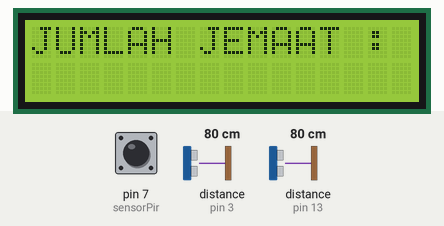
This sketch was run on a simulated Arduino Uno, built with avr-gcc and run on an emulated ATmega328P. Parts: 16×2 character LCD. Wiring (inferred from the names in the program): 2 × ultrasonic range finder: trigger pin 2, echo pin 3 / trigger pin 12, echo pin 13. The inputs (shaded band) are chosen by the test bench; at power-on: pin 7 (sensorPir) LOW, distance to the obstacle (sensors on pin 3, pin 13) 80 cm. The echo pulse lasts 58.3 µs per cm; what the sketch prints to the serial monitor is not drawn.

Above: at 9.3 s.
9.4 s: pin 7 (sensorPir) driven HIGH
At 9.8 s:
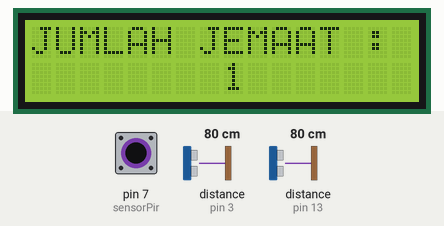
10.9 s: pin 7 (sensorPir) driven LOW
13.9 s: distance to the obstacle (sensor on pin 3) set to 2 cm
16.9 s: distance to the obstacle (sensor on pin 13) set to 2 cm
19.9 s: distance to the obstacle (sensor on pin 3) set to 120 cm
22.9 s: pin 7 (sensorPir) pulsed HIGH 2 times (0.12 s each, 0.3 s apart)
At 23.8 s:
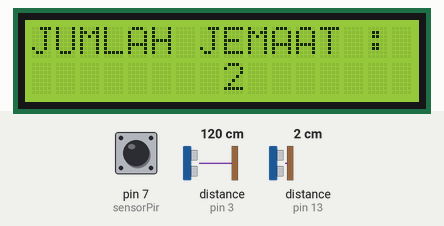
Timing chart, 0 to 25.9 s (numbered marks = the images above; inputs shaded):
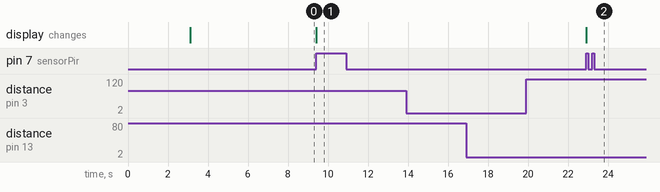

The sketch:

jani.ino
```cpp
#include <LiquidCrystal_I2C.h>

byte sensorPir = 7;

 #define trigPin 12
 #define echoPin 13
 #define trigPinB 2
 #define echoPinB 3

LiquidCrystal_I2C lcd(0x27, 16, 2);

 void setup() {
  Serial.begin(9600);
 pinMode(trigPin, OUTPUT);
 pinMode(echoPin, INPUT);
 pinMode(trigPinB, OUTPUT);
 pinMode(echoPinB, INPUT);
 pinMode(sensorPir, INPUT);
 lcd.begin();
  lcd.setCursor(0, 0);
  lcd.print("LOADING....                  ");
  lcd.setCursor(0, 1);
  lcd.print("                  ");
  delay(3000);
   lcd.setCursor(0, 0);
  lcd.print("JUMLAH JEMAAT :");

  delay(5000);
 }

int ulang = 0;
int terdeteksi = HIGH;
int tidakTerdeteksi = LOW;

 void loop() {
 long duration,durationB, distance,distanceB;
 digitalWrite(trigPin, LOW);
 delayMicroseconds(2);
 digitalWrite(trigPin, HIGH);
 delayMicroseconds(10);
 digitalWrite(trigPin, LOW);
 duration = pulseIn(echoPin, HIGH);
 distance = (duration/2) / 29.1;

digitalWrite(trigPinB, LOW);
 delayMicroseconds(2);
 digitalWrite(trigPinB, HIGH);
 delayMicroseconds(10);
 digitalWrite(trigPinB, LOW);
 durationB = pulseIn(echoPinB, HIGH);
 distanceB = (durationB/2) / 29.1;

 lcd.backlight();
 Serial.print("Jarak Masuk : ");
 Serial.println(distance);
Serial.print("Jarak Keluar : ");
Serial.println(distanceB);

// && digitalRead(sensorPir) == terdeteksi
 // Awal Kode Masuk Ruangan
 if(distance <= 1000 && digitalRead(sensorPir) == terdeteksi){
//  delay(2000);

    ulang=ulang+1;
      lcd.setCursor(8, 1);
  lcd.print(ulang);

  delay(2000);
  Serial.print(ulang);
  Serial.println("OK");
  }

// Akhir Kode Masuk Ruangan

// Awal Kode Keluar Ruangan
if(distanceB <= 1000 && ulang>0 && digitalRead(sensorPir) == terdeteksi){
//  delay(2000);
    ulang=ulang-1;
  delay(1000);
    lcd.setCursor(8, 1);
  lcd.print(ulang);

  delay(2000);
 }
// Akhir Kode Keluar Ruangan


 }
```

Measured:
- after the input at 9.4 s, the display: changes at once (image 1)
- after the input at 10.9 s, every drawn part: stays the same
- after the input at 13.9 s, every drawn part: stays the same
- after the input at 16.9 s, every drawn part: stays the same
- after the input at 19.9 s, every drawn part: stays the same
- after the input at 22.9 s, the display: changes at once (image 2)
